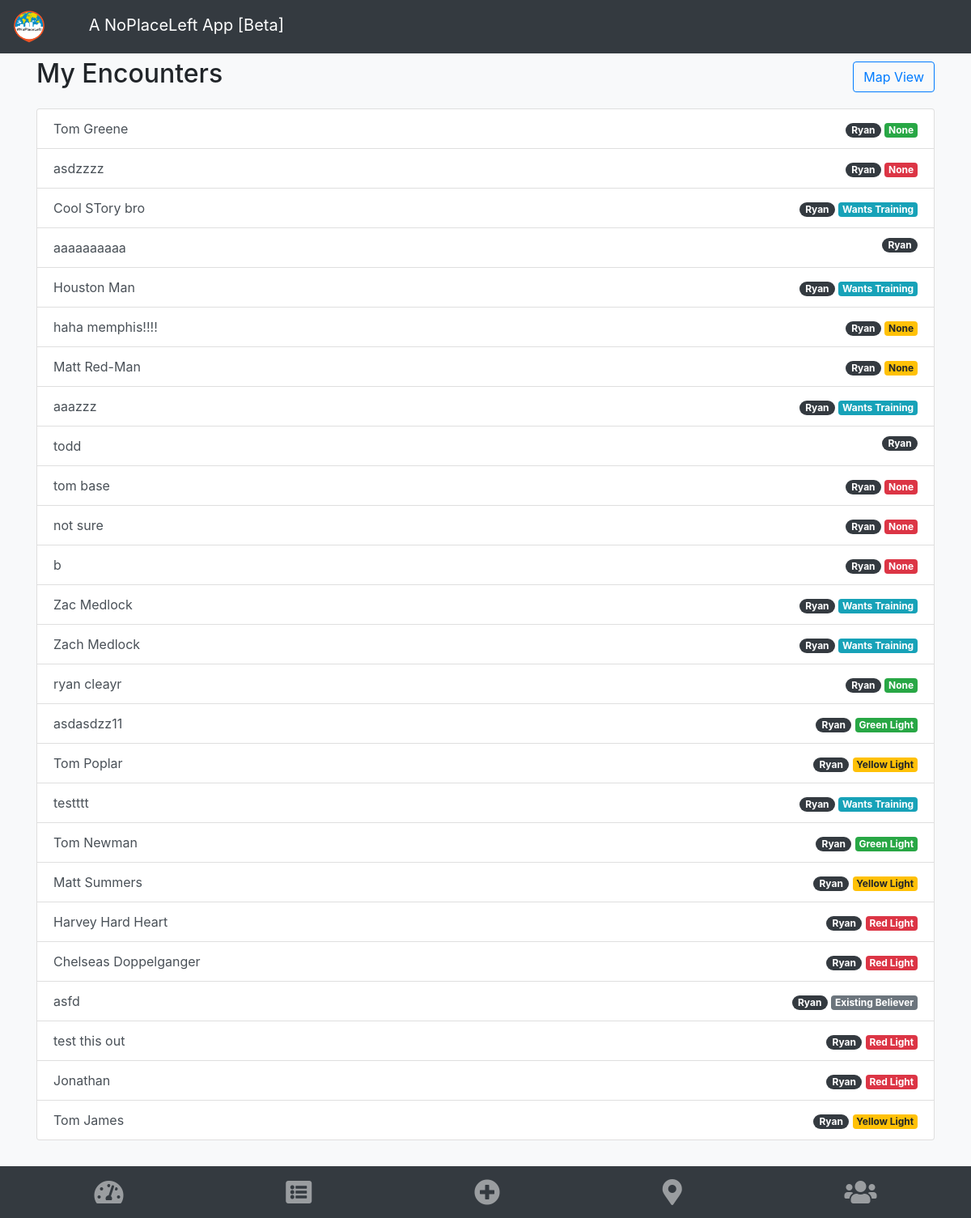
/npl/team/1/list/ (signed in), run on the app's committed database.
### npl/models.py (models this page shows, shortened)
class Encounter(models.Model):
    laborer = models.ForeignKey(Laborer, on_delete=models.CASCADE)
    name = models.CharField(max_length=40)
    action_prayer = models.BooleanField(default=False)
    action_testimony = models.BooleanField(default=False)
    action_gospel = models.BooleanField(default=False)
    phone_number = models.IntegerField(blank=True, null=True)
    response = models.CharField(max_length=2, choices=MINISTRY_RESPONSES)
    response_description = models.CharField(max_length=40, null=True)
    notes = models.TextField(blank=True)
    date_time = models.DateTimeField(blank=True)
    is_oikos = models.BooleanField(default=False)
    street_address_number = models.CharField(max_length=10, blank=True, null=True)
    street_address_name = models.CharField(max_length=50, blank=True, null=True)
    apt_or_unit = models.CharField(max_length=15, blank=True, null=True)
    city = models.CharField(max_length=50, blank=True, null=True)
    state = models.CharField(max_length=20, blank=True, null=True)
    zip = models.IntegerField(blank=True, null=True)
    lat = models.FloatField(blank=True, null=True)
    lng = models.FloatField(blank=True, null=True)
    full_address = models.CharField(max_length=300, blank=True, null=True)

class Laborer(models.Model):
    user = models.OneToOneField(User, on_delete=models.CASCADE)
    creation_date = models.DateTimeField()

### npl/views.py (the view)
# urls.py: path('team/<int:pk>/list/', views.TeamEncounterIndexList.as_view(), name='team_encounters_list'),
class TeamEncounterIndexList(generic.ListView):
    template_name = 'npl/encounters.html'
    context_object_name = 'encounters_list'
    def get(self, request, *args, **kwargs):
        team_encounters = get_team_encounters(kwargs['pk'])
        team_encounters.order_by('-date_time')
        context = {'encounters_list': team_encounters,
                   'team_encounter_mode': True}
        return render(request, "npl/encounters.html", context=context)

### npl/views.py (called while the page is built)
def get_team_encounters(team_id):
    laborer_id_list = []
    team = Team.objects.filter(id=team_id).first()
    team_members = team.members.all()
    for member in team_members:
        laborer_id = Laborer.objects.filter(id=member.id).first()
        laborer_id_list.append(laborer_id)
    return Encounter.objects.filter(laborer_id__in=laborer_id_list)

### npl/templates/npl/encounters.html (shortened to what this page needs)
{% extends "base.html" %}
{% block content %}
{% if encounters_list %}
<div class="d-flex justify-content-between align-items-center">
    <h2>My Encounters</h2>
<a class="btn btn-outline-primary" href="{% url 'npl:my_encounters_map' %}">Map View</a>
</div>
      <div class="list-group mt-3">
           {% for encounter in encounters_list %}
            <a class="list-group-item list-group-item-action d-flex justify-content-between"
               href="{% url 'npl:detail_encounter' encounter.id %}">
                {{encounter.name}}
            <div>
                {% if team_encounter_mode %}
                    <span class="badge badge-pill badge-dark">{{ encounter.laborer.user.username }}</span>
                {% endif %}
                {% if encounter.response == 'RL' %}
                <span class="badge badge-danger"> {{ encounter.response_description }}</span>
                {% endif %}
                {% if encounter.response == 'YL' %}
                <span class="badge badge-warning"> {{ encounter.response_description }}</span>
                {% endif %}
                {% if encounter.response == 'GL' %}
                <span class="badge badge-success"> {{ encounter.response_description }}</span>
                {% endif %}
                {% if encounter.response == 'WT' %}
                <span class="badge badge-info"> Wants Training</span>
                {% endif %}
                {% if encounter.response == 'EB' %}
                <span class="badge badge-secondary"> Existing Believer</span>
                {% endif %}
            </div>
            </a>
          {% endfor %}
      </div>
{% else %}
<p>You haven't had any encounters yet.  Get out there!</p>
{% endif %}
<br />
{% endblock %}

### data on the page
Encounter: name "Tom Greene", laborer.user.username "Ryan", response_description "None"
Encounter: name "asdzzzz", laborer.user.username "Ryan", response_description "None"
Encounter: name "Cool STory bro", laborer.user.username "Ryan", response "Wants Training"
Encounter: name "aaaaaaaaaa", laborer.user.username "Ryan"
Encounter: name "Houston Man", laborer.user.username "Ryan", response "Wants Training"
Encounter: name "haha memphis!!!!", laborer.user.username "Ryan", response_description "None"
Encounter: name "Matt Red-Man", laborer.user.username "Ryan", response_description "None"
Encounter: name "aaazzz", laborer.user.username "Ryan", response "Wants Training"
Encounter: name "todd", laborer.user.username "Ryan"
Encounter: name "tom base", laborer.user.username "Ryan", response_description "None"
Encounter: name "not sure", laborer.user.username "Ryan", response_description "None"
Encounter: name "b", laborer.user.username "Ryan", response_description "None"
Encounter: name "Zac Medlock", laborer.user.username "Ryan", response "Wants Training"
Encounter: name "Zach Medlock", laborer.user.username "Ryan", response "Wants Training"
Encounter: name "ryan cleayr", laborer.user.username "Ryan", response_description "None"
Encounter: name "asdasdzz11", laborer.user.username "Ryan", response_description "Green Light"
Encounter: name "Tom Poplar", laborer.user.username "Ryan", response_description "Yellow Light"
Encounter: name "testttt", laborer.user.username "Ryan", response "Wants Training"
Encounter: name "Tom Newman", laborer.user.username "Ryan", response_description "Green Light"
Encounter: name "Matt Summers", laborer.user.username "Ryan", response_description "Yellow Light"
Encounter: name "Harvey Hard Heart", laborer.user.username "Ryan", response_description "Red Light"
Encounter: name "Chelseas Doppelganger", laborer.user.username "Ryan", response_description "Red Light"
Encounter: name "asfd", laborer.user.username "Ryan", response "Existing Believer"
Encounter: name "test this out", laborer.user.username "Ryan", response_description "Red Light"
Encounter: name "Jonathan", laborer.user.username "Ryan", response_description "Red Light"
Encounter: name "Tom James", laborer.user.username "Ryan", response_description "Yellow Light"
